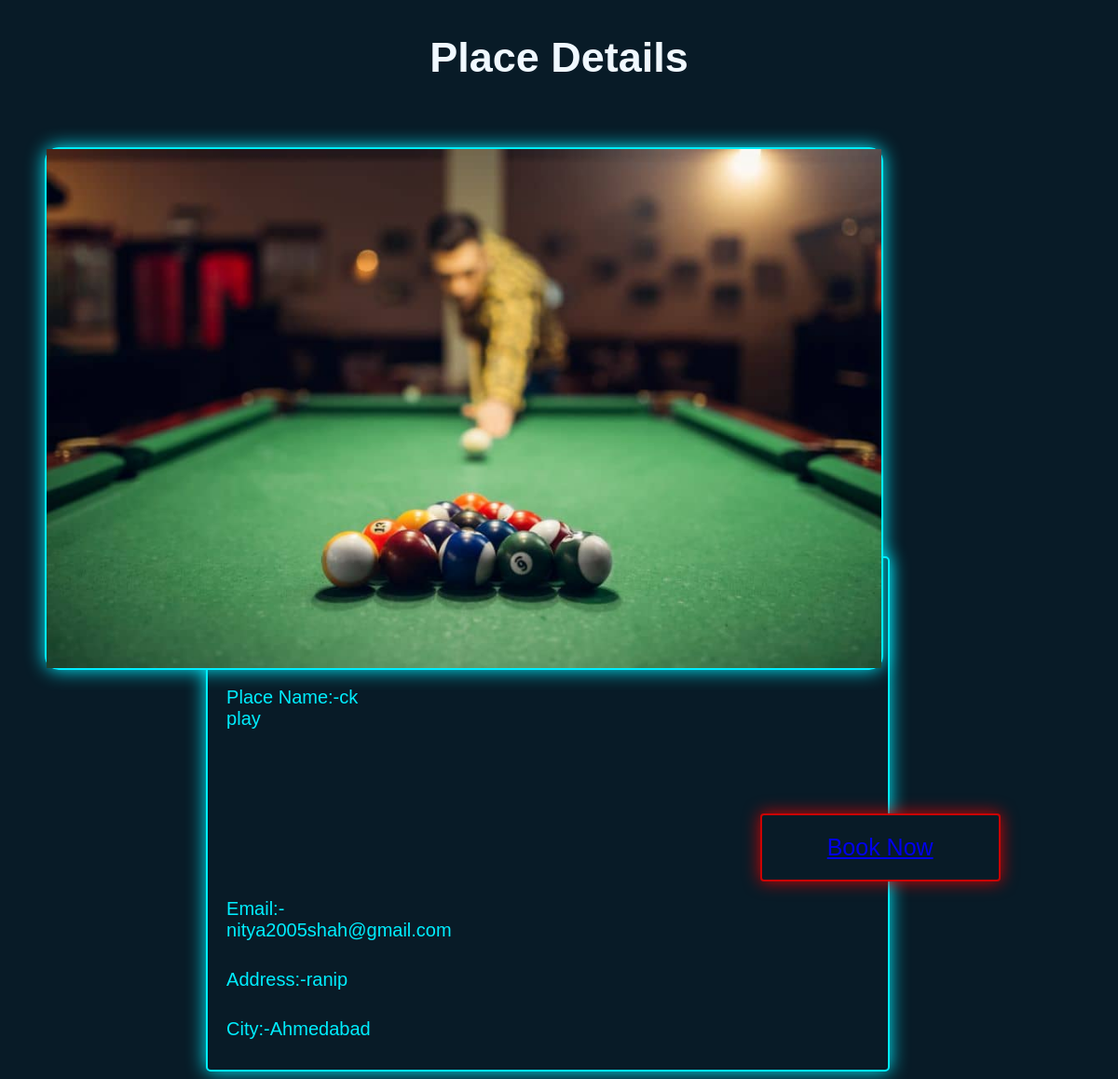
Screenshot of /bookin.php?po_uid=1429131459 with the database file from the repository.
### tables this page shows
CREATE TABLE `po_confirm` (
  `id` int(11) NOT NULL,
  `username` varchar(30) NOT NULL,
  `password` varchar(30) NOT NULL,
  `email` varchar(150) NOT NULL,
  `phone_no` varchar(11) NOT NULL,
  `address` varchar(150) NOT NULL,
  `user_ip` int(11) NOT NULL,
  `img1` varchar(255) NOT NULL,
  `img2` varchar(255) NOT NULL,
  `img3` varchar(255) NOT NULL,
  `uid` int(11) NOT NULL,
  `place_name` varchar(30) NOT NULL,
  `place_city` varchar(50) NOT NULL,
  `place_phone_no` varchar(11) NOT NULL,
  `p_approval_img` varchar(255) NOT NULL,
  `po_img` varchar(255) NOT NULL
);

### bookin.php (the view, shortened to what this page needs)
<?php
include('connecttion\connect.php');
if(isset($_GET['po_uid'])){
    $uid= $_GET['po_uid'];
    $user_id=$_GET['user_uid'];
    $select_query_booking="SELECT * FROM `po_confirm` WHERE uid='$uid'";
    $run_booking=mysqli_query($con, $select_query_booking);
    $row_fetch_data=mysqli_fetch_array($run_booking);
    $img2=$row_fetch_data['img2'];
    $place_name=$row_fetch_data['place_name'];
    $email=$row_fetch_data['email'];
    $address=$row_fetch_data['address'];
    $city=$row_fetch_data['place_city'];
}
?>
<!DOCTYPE html>
<html>
<head>
</head>
<body>
<center>
<h1>Place Details</h1>
</center>
<center>
<div class="slideshow-container">
<div class="mySlides fade">
  <img src="<?php echo "tempfolder/$img2";?>" style="width:100%">
</div>
</div>
<?php
echo "<button class='btn'><a href='timeslot.php?po=$uid&user=$user_id'>Book Now</a></button>";
?>
<br>
</center>
<div class="container">
  <form action="action_page.php">
    <div class="row">
      <div class="col-25">
        <label for="fname">Place Name:-<?php echo $place_name?></label>
      </div>
    </div>
    <div class="row">
      <div class="col-25">
        <label for="lname">Email:-<?php echo $email?></label>
      </div>
 </div>
    <div class="row">
      <div class="col-25">
        <label for="country">Address:-<?php echo $address?></label>
      </div>
    </div>
    <div class="row">
      <div class="col-25">
        <label for="subject">City:-<?php echo $city?></label>
      </div>
    </div>
  </form>
</div>
</body>
</html>

### bookin.php (style rules this page uses)
* { box-sizing: border-box; }
body { font-family: Verdana, sans-serif; background: #081b27; }
.mySlides { display: none; }
img { vertical-align: middle; }
.slideshow-container { max-width: 900px; max-height: 900px; float: left; position: relative; margin-top: 40px; box-shadow: 0 0 20px #0ef; margin-left: 40px; border-radius:15px; border: 2px solid #0ef; }
.btn { background-color: #081b27; text-decoration: none; overflow: hidden; color: #fff; margin-top: 13%; margin-right: 10%; font-size: 25px; float:right; padding: 20px 70px; border: 2px solid #cb0303; box-shadow: 0 0 18px #cb0303; border-radius: 4px; cursor: pointer; }
h1 { text-align: center; color: aliceblue; margin-top:3%; font-size: 45px; }
.container { border-radius: 5px; color: aliceblue; background-color: #081b27; font-size: 20px; border: 2px solid #0ef; margin-left:18%; margin-top:39%; margin-right:20%; box-shadow: 0 0 20px #0ef; height: auto; padding: 20px; }
.col-25 { float: left; width: 25%; margin-top: 6px; }
.row:after { content: ""; display: table; clear: both; }
label { padding: 12px 12px 12px 0; display: inline-block; color: #0ef; }
.fade { animation-name: fade; animation-duration: 1.5s; }

### rows the page displays
po_confirm: img2 (picture), place_name "ck play", email "nitya2005shah@gmail.com", address "ranip", place_city "Ahmedabad"
